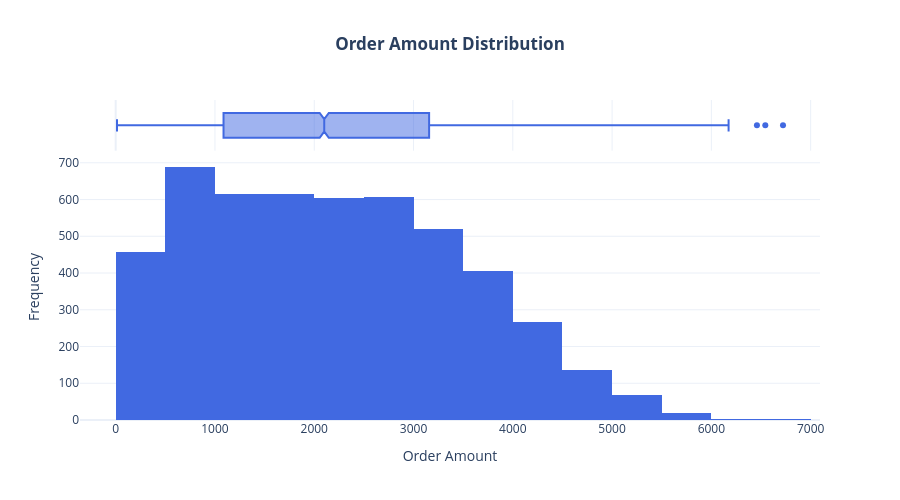

This figure's notebook cell:
### Markdown cell above
**Order Amount Distribution**

### Code cell
fig = px.histogram(
    df,
    x="order_total",
    nbins=25,
    marginal="box",
    color_discrete_sequence=["royalblue"],
    title="<b>Order Amount Distribution</b>",
    template="plotly_white"
)

fig.update_layout(
    title_x=0.5,
    xaxis_title="Order Amount",
    yaxis_title="Frequency",
    width=900,
    height=500
)

fig.show()

### Figure 1 — Plotly figure (JSON) as saved in the notebook; plotly's stock layout.template omitted (floating-point values rounded to 4 significant figures; data arrays with more than 128 entries replaced by an {"elided": "..."} marker saying what was removed)
{"data": [{"bingroup": "x", "hovertemplate": "order_total=%{x}<br>count=%{y}<extra></extra>", "legendgroup": "", "marker": {"color": "royalblue", "pattern": {"shape": ""}}, "name": "", "nbinsx": 25, "orientation": "v", "showlegend": false, "type": "histogram", "x": {"elided": "5000 float values"}, "xaxis": "x", "yaxis": "y"}, {"hovertemplate": "order_total=%{x}<extra></extra>", "legendgroup": "", "marker": {"color": "royalblue"}, "name": "", "notched": true, "showlegend": false, "type": "box", "x": {"elided": "5000 float values"}, "xaxis": "x2", "yaxis": "y2"}], "layout": {"barmode": "relative", "height": 500, "legend": {"tracegroupgap": 0}, "title": {"text": "<b>Order Amount Distribution</b>", "x": 0.5}, "width": 900, "xaxis": {"anchor": "y", "domain": [0, 1], "title": {"text": "Order Amount"}}, "xaxis2": {"anchor": "y2", "domain": [0, 1], "matches": "x", "showgrid": true, "showticklabels": false}, "yaxis": {"anchor": "x", "domain": [0, 0.8316], "title": {"text": "Frequency"}}, "yaxis2": {"anchor": "x2", "domain": [0.8416, 1], "matches": "y2", "showgrid": false, "showline": false, "showticklabels": false, "ticks": ""}}}
